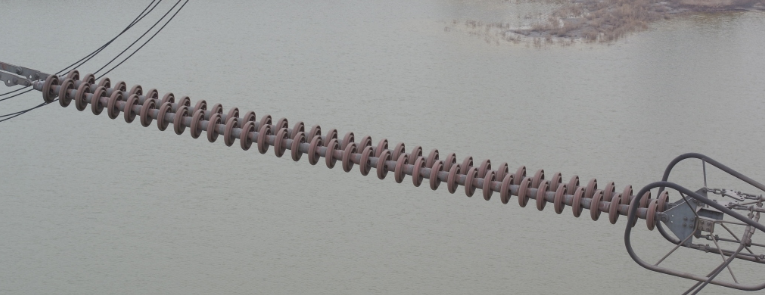
#> input picture 0164_crop.jpg, 765 x 295 px
$ python image_mask.py   (older library calls are emulated)
#> lines starting #> are read from the running program, lines starting #| are printed output that depends on the picture; after the words box and inside, x2 and y2 are one past the last pixel; in counts of white or black regions, pixels touching at a corner belong together
### functions.py

import numpy as np
import cv2

# region 辅助函数
# RGB2XYZ空间的系数矩阵
M = np.array([[0.412453, 0.357580, 0.180423],
              [0.212671, 0.715160, 0.072169],
              [0.019334, 0.119193, 0.950227]])

# im_channel取值范围：[0,1]
def f(im_channel):
    return np.power(im_channel, 1 / 3) if im_channel > 0.008856 else 7.787 * im_channel + 0.137931


def anti_f(im_channel):
    return np.power(im_channel, 3) if im_channel > 0.206893 else (im_channel - 0.137931) / 7.787
def __rgb2xyz__(pixel):
    b, g, r = pixel[0], pixel[1], pixel[2]
    rgb = np.array([r, g, b])
    # rgb = rgb / 255.0
    # RGB = np.array([gamma(c) for c in rgb])
    XYZ = np.dot(M, rgb.T)
    XYZ = XYZ / 255.0
    return (XYZ[0] / 0.95047, XYZ[1] / 1.0, XYZ[2] / 1.08883)


def __xyz2lab__(xyz):
    """
    XYZ空间转Lab空间
    :param xyz: 像素xyz空间下的值
    :return: 返回Lab空间下的值
    """
    F_XYZ = [f(x) for x in xyz]
    L = 116 * F_XYZ[1] - 16 if xyz[1] > 0.008856 else 903.3 * xyz[1]
    a = 500 * (F_XYZ[0] - F_XYZ[1])
    b = 200 * (F_XYZ[1] - F_XYZ[2])
    return (L, a, b)


def RGB2Lab(pixel):
    """
    RGB空间转Lab空间
    :param pixel: RGB空间像素值，格式：[G,B,R]
    :return: 返回Lab空间下的值
    """
    xyz = __rgb2xyz__(pixel)
    Lab = __xyz2lab__(xyz)
    return Lab

### image_mask.py
# -*- coding: utf-8 -*-

"""
对像素进行聚类。
在像素级水平进行聚类可以用在一些很简单的图像

载入图像，并将其下采样到一个较低的分辨率，然后对这些区域用k-means进行聚类

K-means 的输入是一个有 stepsX × stepsY 行的数组,数组的每一行有 3 列,各列分别为区域块 R、G、B 三个通道的像素平均值。

为可视化最后的结果 , 我们用 SciPy 的imresize() 函数在原图像坐标中显示这幅图像。

参数 interp 指定插值方法;我们在这里采用最近邻插值法,以便在类间进行变换时不需要引入新的像素值。

"""

from scipy.cluster.vq import *
# from scipy.misc import imresize

from pylab import *


from PIL import Image
import numpy as np
from functions import *

def rgb2hsv(r, g, b):
    r, g, b = r/255.0, g/255.0, b/255.0
    mx = max(r, g, b)
    mn = min(r, g, b)
    m = mx-mn
    if mx == mn:
        h = 0
    elif mx == r:
        if g >= b:
            h = ((g-b)/m)*60
        else:
            h = ((g-b)/m)*60 + 360
    elif mx == g:
        h = ((b-r)/m)*60 + 120
    elif mx == b:
        h = ((r-g)/m)*60 + 240
    if mx == 0:
        s = 0
    else:
        s = m/mx
    v = mx
    H = h / 2
    S = s * 255.0
    V = v * 255.0
    return H, S, V


#stepsX*stepsY像素聚类
def clusterpixels_rectangular(infile, k, stepsX):

    im = array(Image.open(infile))

    stepsY = stepsX * im.shape[1] / im.shape[0]

    #im.shape[0] 高 im.shape[1] 宽
    dx = im.shape[0] / stepsX
    dy = im.shape[1] / stepsY
    # 计算每个区域的颜色特征
    features = []
    for x in range(int(stepsX)):
        for y in range(int(stepsY)):
            # [4 lines of commented-out code are left out]
            R = mean(im[int(x * dx):int((x + 1) * dx), int(y * dy):int((y + 1) * dy), 0])
            G = mean(im[int(x * dx):int((x + 1) * dx), int(y * dy):int((y + 1) * dy), 1])
            B = mean(im[int(x * dx):int((x + 1) * dx), int(y * dy):int((y + 1) * dy), 2])
            # R, G, B = rgb2hsv(R, G, B)
            R, G, B = RGB2Lab([G, B, R])
            # R = np.zeros_like(R)
            # G = np.zeros_like(R)
            features.append([R, G, B])
    features = array(features, 'f')     # 变为数组
    # 聚类， k是聚类数目
    centroids, variance = kmeans(features, k)
    code, distance = vq(features, centroids)
      # 用聚类标记创建图像
    codeim = code.reshape(int(stepsX), int(stepsY))
    # codeim = imresize(codeim, im.shape[:2], 'nearest')
    return codeim


#计算最优steps 为保证速度以及减少噪点 最大值为maxsteps 其值为最接近且小于maxsteps 的x边长的约数
def getfirststeps(img,maxsteps):

    msteps = img.shape[0]

    n = 2

    while(msteps>maxsteps):

        msteps =   img.shape[0]/n
        n = n + 1

    return msteps


#Test


#图像文件 路径
infile = './0164_crop.jpg'

im = array(Image.open(infile))
#> im is the input picture: shape (295, 765, 4); mean R, G, B, A 151.2, 151.4, 150.4, 255

im = cv2.cvtColor(im,cv2.COLOR_BGR2GRAY) #彩色转灰度
#> im: shape (295, 765)
#参数
m_k = 2

m_maxsteps = 256

#显示原图empire.jpg
figure()

subplot(131)

title('source')

imshow(im)

# 用改良矩形块对图片的像素进行聚类
codeim= clusterpixels_rectangular(infile, m_k,getfirststeps(im,m_maxsteps))
#> after the loop in clusterpixels_rectangular, `for x in range(int(stepsX)):`: features = 56154 items
#> in clusterpixels_rectangular, `centroids, variance = kmeans(features, k)`: centroids = [[65.04, 1.76, 1.52], [83.04, 0.168, -0.403]]; variance = 2.32
#> in clusterpixels_rectangular, `codeim = code.reshape(int(stepsX), int(stepsY))`:
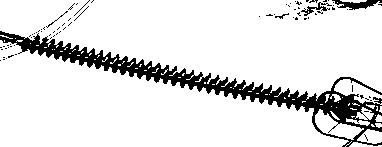
#> codeim: shape (147, 382) int32; values 0 (black) and 1 (white), 88.2% white; 78 black regions (73 under 20 px), largest, box (x1, y1, x2, y2) and area: (0, 31, 382, 147) 5915, (332, 0, 382, 10) 252, (301, 2, 332, 16) 122, (46, 11, 68, 28) 28, (275, 13, 289, 19) 26

subplot(132)

title('New steps = '+str(getfirststeps(im,m_maxsteps))+' K = '+str(m_k));

imshow(codeim)


# #方形块对图片的像素进行聚类
# codeim= clusterpixels_square(infile, 15, 200)

# subplot(133)

# title('Old steps = 200 K = '+str(m_k));

# imshow(codeim)

show()
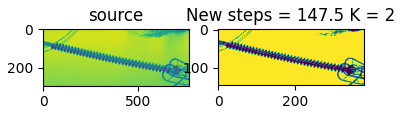
#> figure drawn by matplotlib, 2 panels
